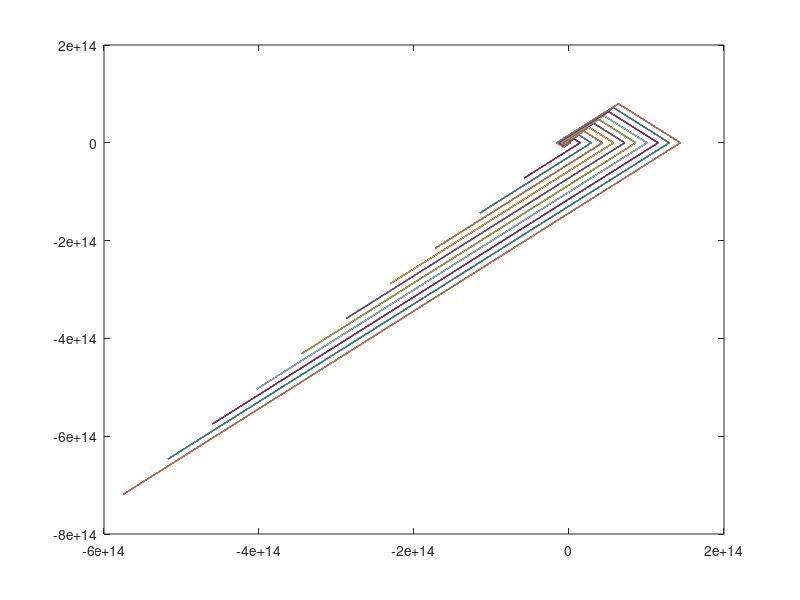

MATLAB code for this plot:
clc
clear all
t=30;
x=zeros(1,t);
y=zeros(1,t);

for a= [0.2:0.2:2]*pi
    for b = [0.2:0.2:2]*pi
        x(1)=a;
        x(1)=b;
        
        for n=2:t 
            x(n)= -4*x(n-1) + 5* y(n-1);
            y(n)= -5*x(n-1) + 4*y(n-1);
        end
        plot(x,y)
        hold on
        
    end
end